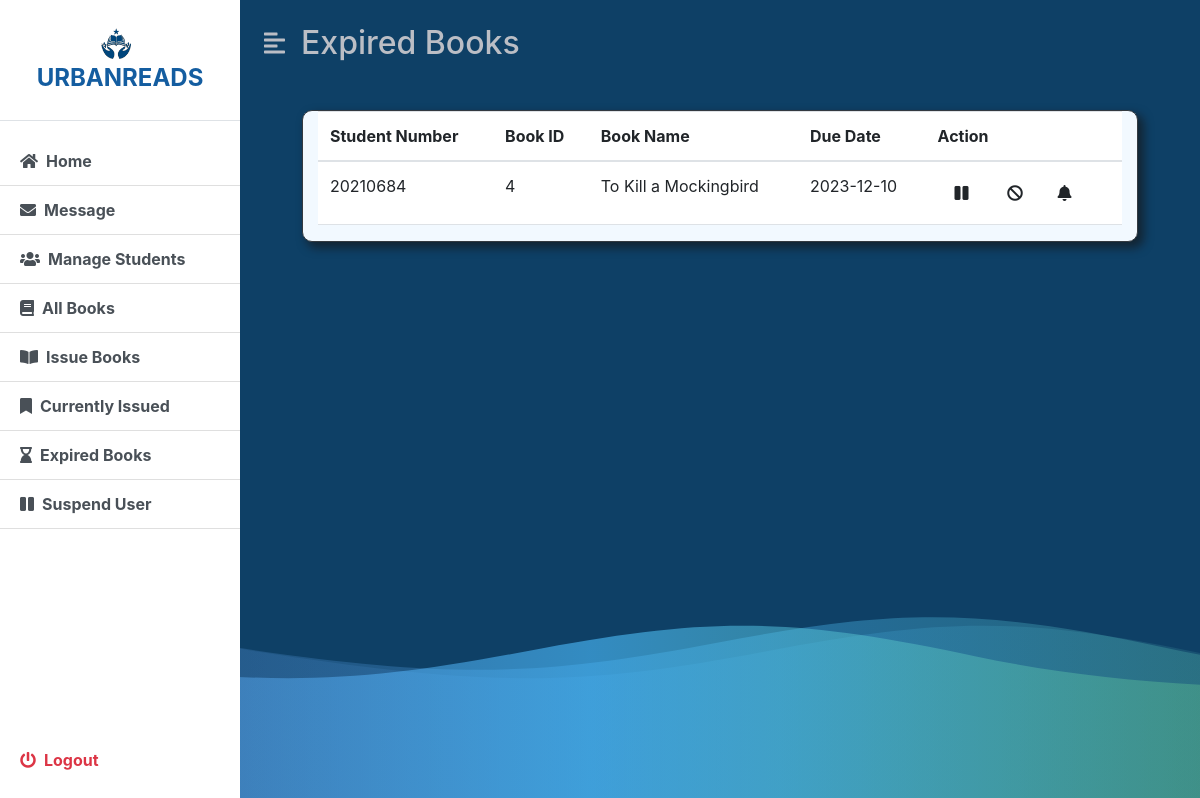
The app's page /admin/expiredBooks.php (signed in), older data.
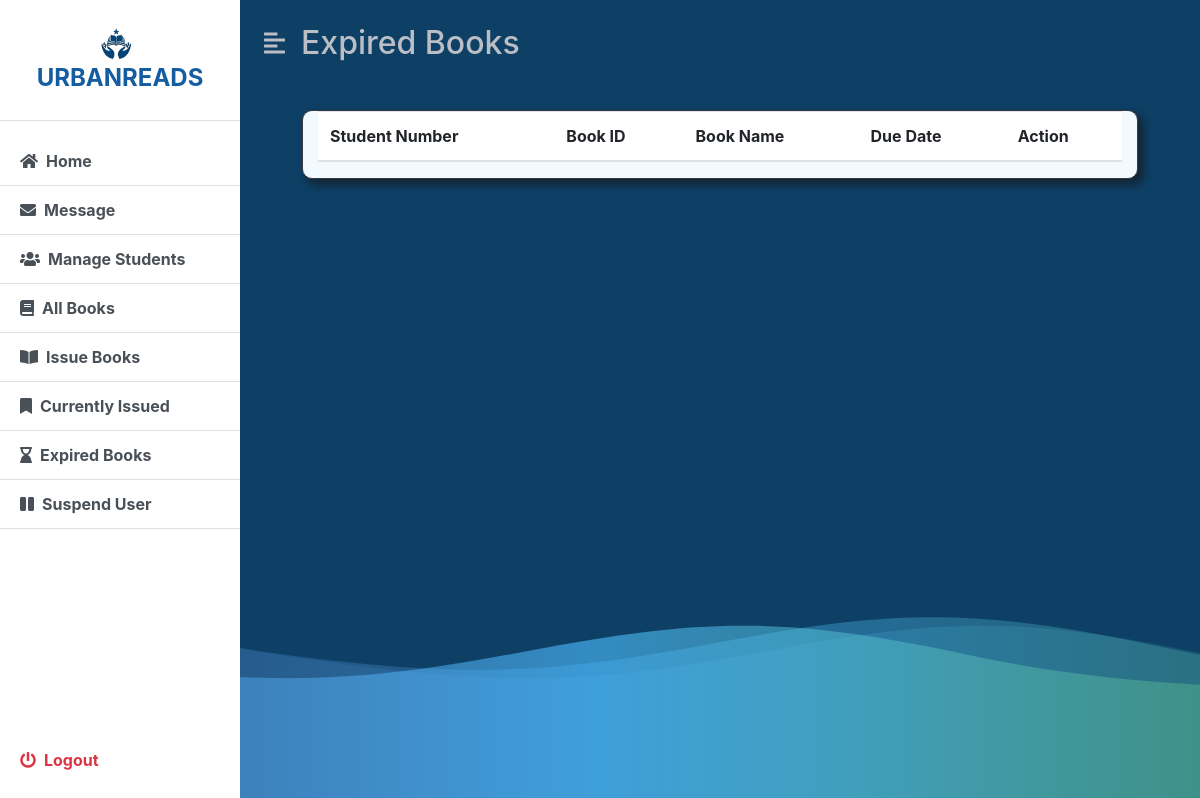
The same page, newer data.
### tables this page shows
CREATE TABLE `borrowed` (
  `issued_id` int(11) NOT NULL,
  `book_id` int(11) NOT NULL,
  `id` int(11) NOT NULL,
  `book_title` varchar(50) NOT NULL,
  `student_number` varchar(50) NOT NULL,
  `due_date` date DEFAULT (curdate() + interval 7 day),
  `issue_date` date NOT NULL DEFAULT current_timestamp(),
  `full_name` varchar(100) NOT NULL
);

### admin/expiredBooks.php (the view, shortened to what this page needs)
<?php
include('../dbconfig.php');
    $sql = 'SELECT student_number, book_id, id, book_title, due_date FROM borrowed WHERE due_date < NOW()';
    $stmt = $pdo->prepare($sql);
    $stmt->execute();
    $rows = $stmt->fetchAll(PDO::FETCH_OBJ);
?>
<!DOCTYPE html>
<html lang="en">
<head>
    <link rel="stylesheet" href="includes/style.css">
    <link rel="stylesheet" href="Bootsrap\css\bootstrap.min.css">
    <link rel="stylesheet" href="https://cdnjs.cloudflare.com/ajax/libs/font-awesome/5.15.3/css/all.min.css" />
    <link rel="stylesheet" href="https://cdn.datatables.net/1.13.6/css/jquery.dataTables.min.css">
    <link rel="stylesheet" href="https://maxcdn.bootstrapcdn.com/bootstrap/4.5.2/css/bootstrap.min.css">
</head>
<body>
    <div class="background-container">
        <div class="d-flex" id="wrapper">
            <?php include('includes/sidebar.php'); ?>
            <div id="page-content-wrapper" class="scrollable-content">
                <nav class="navbar navbar-expand-lg navbar-light bg-transparent py-4 px-4">
                    <div class="d-flex align-items-center">
                        <i class="fas fa-align-left second-text fs-4 me-3" id="menu-toggle"></i>
                        <h2 class="fs-2 m-0 second-text">Expired Books</h2>
                    </div>
                </nav>
                <div class="container-fluid px-4">
                    <form action="" method="post" class="post">
                        <br>
                        <div class="container col-md-11 maintop border border-dark">
                            <table class="table table-bordered-dark" id="tbl-return-request">
                                <thead>
                                    <tr>
                                        <th>Student Number</th>
                                        <th>Book ID</th>
                                        <th>Book Name</th>
                                        <th>Due Date</th>
                                        <th>Action</th>
                                    </tr>
                                </thead>
                                <tbody>
                                <?php
                                foreach($rows as $row){
                                    $id = $row->id;
                                    $student_number = $row->student_number;
                                    $title = $row->book_title;
                                        echo ' <tr>
                                        <td scope="row">' . $row->student_number. '</td>
                                        <td>' . $row->book_id . '</td>
                                        <td>' . $row->book_title . '</td>
                                        <td>' . $row->due_date . '</td>
                                        <td>
                                            <a href="#" class="btn mx-auto" data-toggle="tooltip" title="Suspend User" onclick="Suspend(\''. $id .'\' , \''. $student_number .'\')">
                                                <i class="fa fa-pause mx-1"></i>
                                            </a>
                                            <a href="#" class="btn mx-auto" data-toggle="tooltip" title="Block User" onclick="Blockuser(\''. $id .'\' , \''. $student_number .'\')">
                                                <i class="fa fa-ban mx-1"></i>
                                            </a>
                                            <a href="#" class="btn mx-auto" data-toggle="tooltip" title="Send Warning" onclick="sendMessage(\'' . $student_number . '\', \'' . $id . '\' , \'' . $title . '\')">
                                                    <i class="fa fa-bell"></i>
                                                </a>
                                        </td>
                                        </tr>';
                                    }
                                    ?>
                                </tbody>
                            </table>
                        </div>
                    </form>
                    <br>
                    <br>
                </div>
            </div>
        </div>
    </div>
    <link href="https://maxcdn.bootstrapcdn.com/bootstrap/4.5.2/css/bootstrap.min.css" rel="stylesheet">
</body>
</html>

Row changes from the older to the newer data that the page shows:
removed borrowed: student_number "20210684", book "4", book_title "To Kill a Mockingbird", due_date "2023-12-10"
